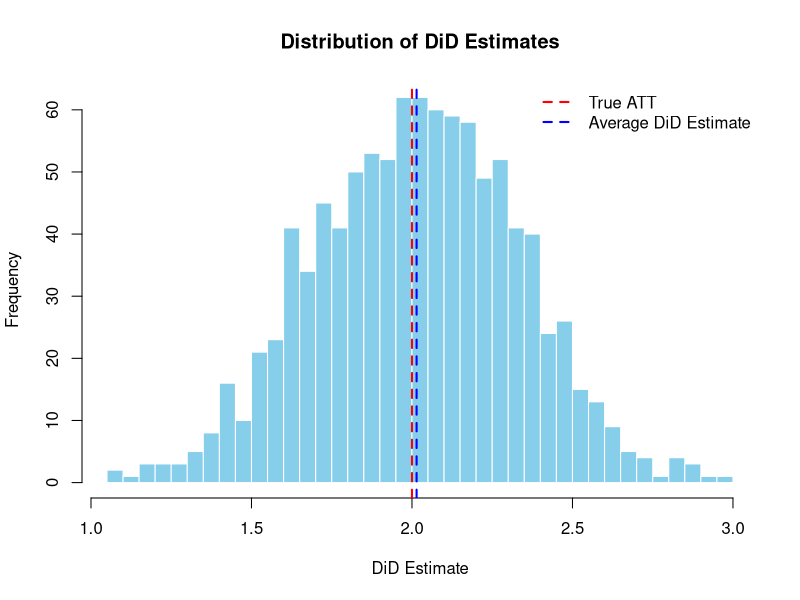

Write R code to recreate this figure.
# 2x2 DiD simulation
set.seed(11235)

# Simulate data
n <- 100
time <- rep(c(0, 1), times = n)
group <- rep(c(0, 1), each = 2 * n / 2)

# Unmeasured confounder (constant over time)
u <- rnorm(n * 2, mean = 2, sd = 1)

# Base outcome: includes the unmeasured confounder
base_outcome <- 5 + 0.5 * u + rnorm(n * 2)

# Time effect (same for both groups)
time_effect <- 0.5 * time

# Treatment effect (ATT)
treatment_effect <- 2
treatment_effect_applied <- treatment_effect * (group == 1 & time == 1)

# Outcome variable
y <- base_outcome + time_effect + treatment_effect_applied

# Create a data frame
data <- data.frame(id = 1:(n * 2), time, group, y)

# Fit the Difference-in-Differences (DiD) model
did_model <- lm(y ~ group * time, data = data)

# Extract the DiD estimate (interaction term)
did_estimate <- coef(did_model)["group:time"]

# Display results
cat("True ATT:", treatment_effect, "\n")
cat("Estimated ATT (DiD):", did_estimate, "\n")
summary(did_model)

# Is DiD estimator truly unbiased? Simulation over 1000 experiments

# Load necessary libraries

# Parameters
n <- 100
num_simulations <- 1000
treatment_effect <- 2 # True ATT

# Function to simulate one dataset and estimate the DiD coefficient
simulate_did <- function() {
  
  # Same code as before
  time <- rep(c(0, 1), times = n)
  group <- rep(c(0, 1), each = n)
  u <- rnorm(n * 2, mean = 2, sd = 1)
  base_outcome <- 5 + 0.5 * u + rnorm(n * 2)
  time_effect <- 0.5 * time
  treatment_effect_applied <- treatment_effect * (group == 1 & time == 1)
  y <- base_outcome + time_effect + treatment_effect_applied
  data <- data.frame(id = 1:(n * 2), time, group, y)
  did_model <- lm(y ~ group * time, data = data)
  did_estimate <- coef(did_model)["group:time"]
  return(did_estimate)
}
# Run the simulation 1,000 times
did_estimates <- replicate(num_simulations, simulate_did())

# Compute the average DiD estimate and its standard deviation
average_did_estimate <- mean(did_estimates)
std_dev_did_estimate <- sd(did_estimates)
cat("True ATT:", treatment_effect, "\n")
cat("Average Estimated ATT (DiD) over", num_simulations, "simulations:", average_did_estimate, "\n")
cat("Standard Deviation of DiD Estimates:", std_dev_did_estimate, "\n")

# Plot the histogram of DiD estimates
hist(did_estimates, 
     breaks = 30, 
     col = "skyblue", 
     main = "Distribution of DiD Estimates",
     xlab = "DiD Estimate", 
     border = "white")
abline(v = treatment_effect, col = "red", lwd = 2, lty = 2)
abline(v = average_did_estimate, col = "blue", lwd = 2, lty = 2)
legend("topright", legend = c("True ATT", "Average DiD Estimate"),
       col = c("red", "blue"), lty = 2, lwd = 2, bty = "n")